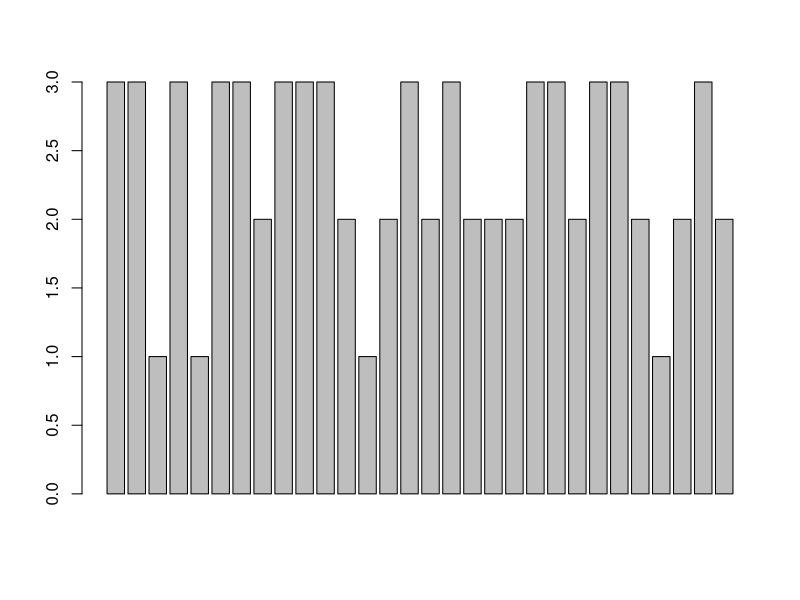
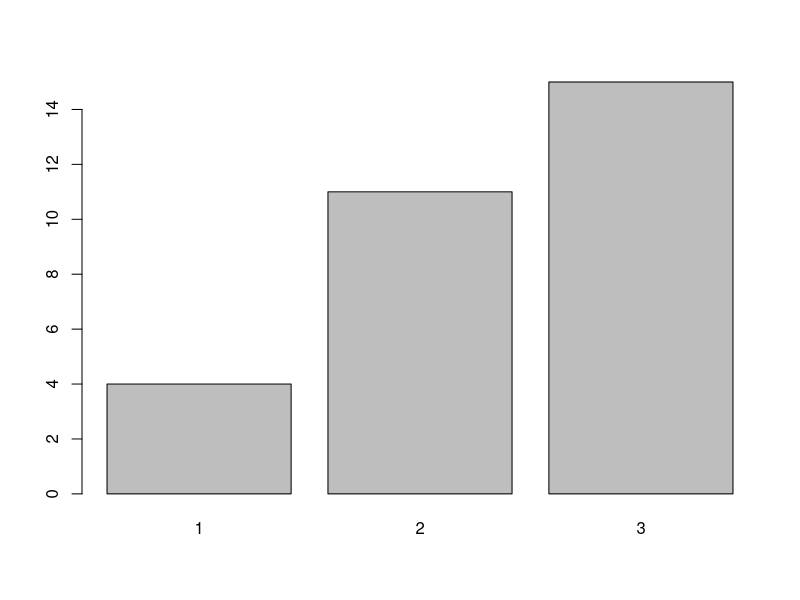

R code for these plots, in order:
# Bar Chart
#--



# A bar chart draws a bar with a a height proportional to the count 
# in the table.

# Suppose, a group of 30 people are surveyed as to their opinion on
# Pakistan cricket team's performance in cricket world cup 2023. 

# The categories were (1) Good, (2) Average, (3) Poor

wc <- c(3, 3, 1, 3, 1, 3, 3, 2, 3, 3, 3, 2, 1, 2, 3, 2, 3, 2, 2, 
 2, 3, 3, 2, 3, 3, 2, 1, 2, 3, 2)

length(wc)

table(wc)

barplot(wc)

barplot(table(wc))
